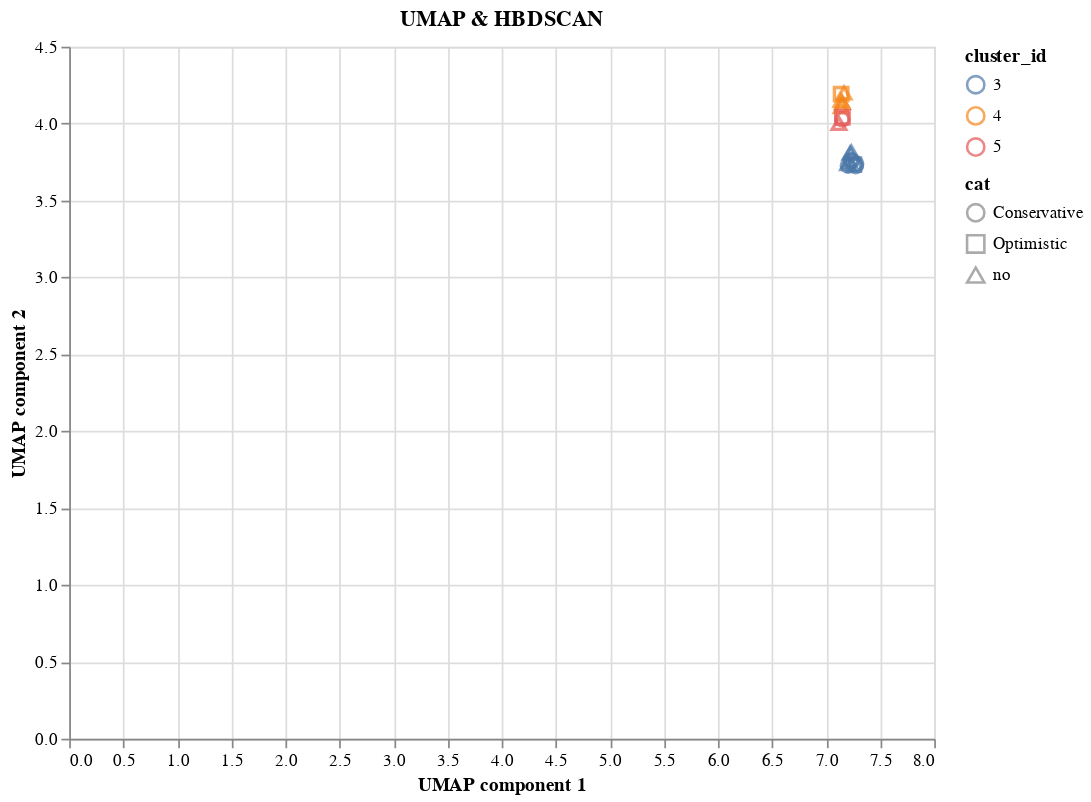

Source (notebook cell):
### Code cell
alt.Chart(df_h_closed).mark_point(size=60).encode(
    x='UMAP component 1',
    y='UMAP component 2',
    color=alt.Color('cluster_id:N'),
    shape=alt.Shape('cat:N'),
    tooltip=['planet']
).properties(title='UMAP & HBDSCAN',height=400,width=500).interactive()

### Figure 1 — Vega-Lite specification as saved in the notebook (floating-point values rounded to 4 significant figures)
{"$schema": "https://vega.github.io/schema/vega-lite/v4.17.0.json", "config": {"view": {"continuousHeight": 300, "continuousWidth": 400}}, "data": {"name": "data-6dec09dcb92eb2450efc6aecd973fd8a"}, "datasets": {"data-6dec09dcb92eb2450efc6aecd973fd8a": [{"UMAP component 1": 7.221, "UMAP component 2": 3.807, "cat": "no", "cluster_id": 3, "planet": "Kepler-1647 b"}, {"UMAP component 1": 7.2, "UMAP component 2": 3.739, "cat": "no", "cluster_id": 3, "planet": "Kepler-1661 b"}, {"UMAP component 1": 7.233, "UMAP component 2": 3.815, "cat": "no", "cluster_id": 3, "planet": "Kepler-16 b"}, {"UMAP component 1": 7.214, "UMAP component 2": 3.755, "cat": "no", "cluster_id": 3, "planet": "Kepler-453 b"}, {"UMAP component 1": 7.277, "UMAP component 2": 3.739, "cat": "Conservative", "cluster_id": 3, "planet": "Kepler-62 f"}, {"UMAP component 1": 7.257, "UMAP component 2": 3.734, "cat": "Optimistic", "cluster_id": 3, "planet": "LHS 1140 b"}, {"UMAP component 1": 7.203, "UMAP component 2": 3.727, "cat": "Conservative", "cluster_id": 3, "planet": "LP 890-9 c"}, {"UMAP component 1": 7.237, "UMAP component 2": 3.757, "cat": "Conservative", "cluster_id": 3, "planet": "TRAPPIST-1 e"}, {"UMAP component 1": 7.274, "UMAP component 2": 3.724, "cat": "Conservative", "cluster_id": 3, "planet": "TRAPPIST-1 f"}, {"UMAP component 1": 7.232, "UMAP component 2": 3.76, "cat": "Conservative", "cluster_id": 3, "planet": "TRAPPIST-1 g"}, {"UMAP component 1": 7.14, "UMAP component 2": 4.11, "cat": "no", "cluster_id": 4, "planet": "K2-3 d"}, {"UMAP component 1": 7.166, "UMAP component 2": 4.199, "cat": "no", "cluster_id": 4, "planet": "Kepler-1654 b"}, {"UMAP component 1": 7.151, "UMAP component 2": 4.136, "cat": "no", "cluster_id": 4, "planet": "Kepler-1708 b"}, {"UMAP component 1": 7.139, "UMAP component 2": 4.192, "cat": "Optimistic", "cluster_id": 4, "planet": "Kepler-22 b"}, {"UMAP component 1": 7.138, "UMAP component 2": 4.15, "cat": "no", "cluster_id": 4, "planet": "TOI-2285 b"}, {"UMAP component 1": 7.119, "UMAP component 2": 4.0, "cat": "no", "cluster_id": 5, "planet": "Kepler-34 b"}, {"UMAP component 1": 7.151, "UMAP component 2": 4.041, "cat": "Optimistic", "cluster_id": 5, "planet": "Kepler-62 e"}, {"UMAP component 1": 7.151, "UMAP component 2": 4.028, "cat": "Conservative", "cluster_id": 5, "planet": "TRAPPIST-1 d"}]}, "encoding": {"color": {"field": "cluster_id", "type": "nominal"}, "shape": {"field": "cat", "type": "nominal"}, "tooltip": [{"field": "planet", "type": "nominal"}], "x": {"field": "UMAP component 1", "type": "quantitative"}, "y": {"field": "UMAP component 2", "type": "quantitative"}}, "height": 400, "mark": {"size": 60, "type": "point"}, "selection": {"selector002": {"bind": "scales", "encodings": ["x", "y"], "type": "interval"}}, "title": "UMAP & HBDSCAN", "width": 500}
